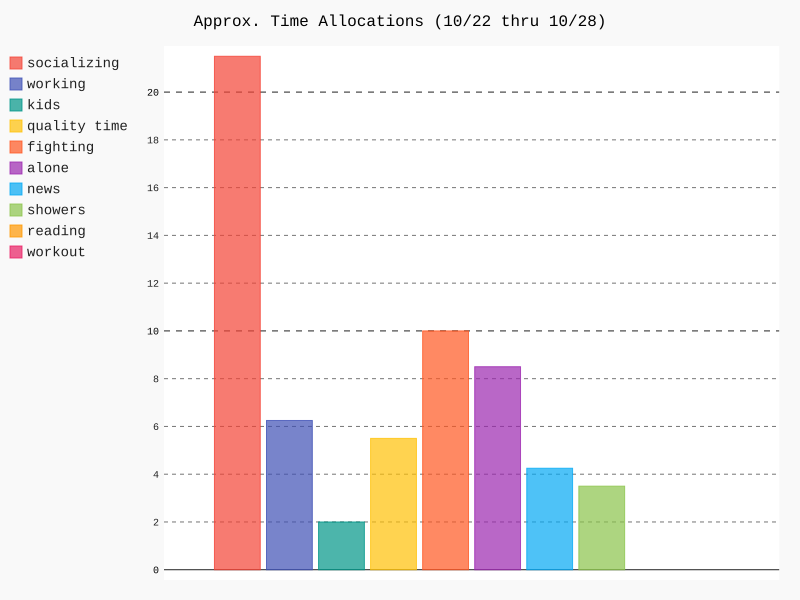

This figure's Python source:
import pygal

socializing =   (
                 2 + # Zilker Foodventure - 10/22
                 2 + # Wu Tang BDay - 10/22
                 2.5 + # CS Scary Movie - 10/22
                 3 + # Karaoke at Ciera's - 10/23
                 2 + # Meeting Matt - 10/25
                 3 + # Picking up / hanging with Matt at apt - 10/25
                 2 + # Nik at apt, watching anime - 10/27
                 5 # Halloween Parties - 10/28
                )

working =       (
                 2 + # Video editing at Ciera's - 10/23
                 2.25 + # Video w/ Kathy -10/24
                 2 # Video editing at Ciera's - 10/25
                )

# Want to do something outside, where kids can get out energy and I can do my own thing
kids =          (
                 2 # With kids at mall
                )

# Awake, solo time where we aren't working or on phones
quality_time =  (
                 2 + # Sex, hummus, vodka, tacorrido - 10/23
                 1 + # Alexis took me on sushi date - 10/25
                 1 + # At Canary Roost - 10/26
                 1 + # Watching Stranger Things (I was falling asleep) - 10/27
                 0.5 # Sex - 10/28
                )

fighting =      (
                 5 + # Missed Ciera's live podcast thing - 10/22
                 1 + # After sushi date (Alexis couldn't "share" about Andre or be herself) - 10/25
                 4 # Got mad because I didn't like how she was on phone? - 10/26
                )

alone =         (
                 2 + # Alexis was at Shay & Andre's - 10/22
                 3.5 + # Alexis at Speed Dating = 10/24
                 3 # Alexis at Scare for Cure = 10/27
                )

hours_in_week = 24 * 7 # => 168
waking_hours_in_week = 14.5 * 7 # => 101.5
logged_hours = 61.5 # total of factors above

bar = pygal.Bar()
bar.title = "Approx. Time Allocations (10/22 thru 10/28)"

bar.add('socializing', socializing)
bar.add('working', working)
bar.add('kids', kids)
bar.add('quality time', quality_time)
bar.add('fighting', fighting)
bar.add('alone', alone)
bar.add('news', 0.75 * 5 + 0.25 * 2)
bar.add('showers', 0.5 * 7)
bar.add('reading', 0)
bar.add('workout', 0)
# bar.add('biz learning', 0)
# bar.add('programming', 0)
# bar.add('guitar', 0)
# bar.add('bondange', 0)

bar.render_to_file("time_allocations_20171022_20171028.svg")
